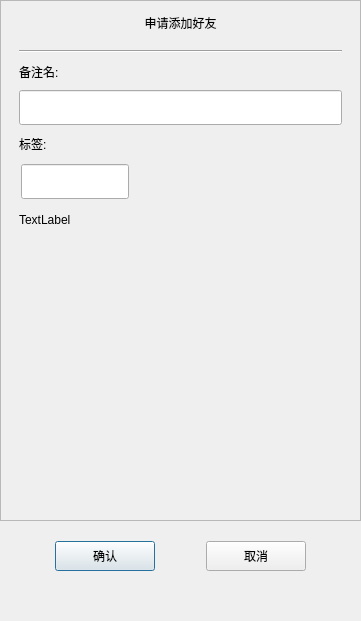
<?xml version="1.0" encoding="UTF-8"?>
<ui version="4.0">
 <class>AuthenFriend</class>
 <widget class="QDialog" name="AuthenFriend">
  <property name="geometry">
   <rect>
    <x>0</x>
    <y>0</y>
    <width>361</width>
    <height>621</height>
   </rect>
  </property>
  <property name="minimumSize">
   <size>
    <width>361</width>
    <height>621</height>
   </size>
  </property>
  <property name="maximumSize">
   <size>
    <width>361</width>
    <height>621</height>
   </size>
  </property>
  <property name="windowTitle">
   <string>Dialog</string>
  </property>
  <layout class="QVBoxLayout" name="verticalLayout">
   <property name="spacing">
    <number>0</number>
   </property>
   <property name="leftMargin">
    <number>0</number>
   </property>
   <property name="topMargin">
    <number>0</number>
   </property>
   <property name="rightMargin">
    <number>0</number>
   </property>
   <property name="bottomMargin">
    <number>0</number>
   </property>
   <item>
    <widget class="QScrollArea" name="scrollArea">
     <property name="minimumSize">
      <size>
       <width>0</width>
       <height>500</height>
      </size>
     </property>
     <property name="widgetResizable">
      <bool>true</bool>
     </property>
     <widget class="QWidget" name="scrollcontent">
      <property name="geometry">
       <rect>
        <x>0</x>
        <y>0</y>
        <width>359</width>
        <height>519</height>
       </rect>
      </property>
      <layout class="QVBoxLayout" name="verticalLayout_2">
       <item>
        <widget class="QLabel" name="apply_lb">
         <property name="minimumSize">
          <size>
           <width>0</width>
           <height>25</height>
          </size>
         </property>
         <property name="maximumSize">
          <size>
           <width>16777215</width>
           <height>25</height>
          </size>
         </property>
         <property name="text">
          <string>申请添加好友</string>
         </property>
         <property name="alignment">
          <set>Qt::AlignmentFlag::AlignCenter</set>
         </property>
        </widget>
       </item>
       <item>
        <widget class="QWidget" name="apply_wid" native="true">
         <layout class="QVBoxLayout" name="verticalLayout_3">
          <item>
           <widget class="Line" name="line">
            <property name="orientation">
             <enum>Qt::Orientation::Horizontal</enum>
            </property>
           </widget>
          </item>
          <item>
           <widget class="QLabel" name="label_2">
            <property name="minimumSize">
             <size>
              <width>0</width>
              <height>25</height>
             </size>
            </property>
            <property name="maximumSize">
             <size>
              <width>16777215</width>
              <height>25</height>
             </size>
            </property>
            <property name="text">
             <string>备注名:</string>
            </property>
           </widget>
          </item>
          <item>
           <widget class="CustomizeEdit" name="back_ed">
            <property name="minimumSize">
             <size>
              <width>0</width>
              <height>35</height>
             </size>
            </property>
            <property name="maximumSize">
             <size>
              <width>16777215</width>
              <height>35</height>
             </size>
            </property>
           </widget>
          </item>
          <item>
           <widget class="QLabel" name="label_3">
            <property name="minimumSize">
             <size>
              <width>0</width>
              <height>25</height>
             </size>
            </property>
            <property name="maximumSize">
             <size>
              <width>16777215</width>
              <height>25</height>
             </size>
            </property>
            <property name="text">
             <string>标签:</string>
            </property>
           </widget>
          </item>
          <item>
           <widget class="QWidget" name="lb_group_wid" native="true">
            <property name="minimumSize">
             <size>
              <width>0</width>
              <height>50</height>
             </size>
            </property>
            <layout class="QVBoxLayout" name="verticalLayout_4">
             <property name="spacing">
              <number>0</number>
             </property>
             <property name="leftMargin">
              <number>0</number>
             </property>
             <property name="topMargin">
              <number>0</number>
             </property>
             <property name="rightMargin">
              <number>0</number>
             </property>
             <property name="bottomMargin">
              <number>0</number>
             </property>
             <item>
              <widget class="QWidget" name="gridWidget" native="true">
               <property name="minimumSize">
                <size>
                 <width>0</width>
                 <height>40</height>
                </size>
               </property>
               <property name="maximumSize">
                <size>
                 <width>16777215</width>
                 <height>40</height>
                </size>
               </property>
               <widget class="CustomizeEdit" name="lb_ed">
                <property name="geometry">
                 <rect>
                  <x>2</x>
                  <y>2</y>
                  <width>108</width>
                  <height>35</height>
                 </rect>
                </property>
                <property name="maximumSize">
                 <size>
                  <width>16777215</width>
                  <height>35</height>
                 </size>
                </property>
               </widget>
              </widget>
             </item>
             <item>
              <widget class="QWidget" name="input_tip_wid" native="true">
               <property name="minimumSize">
                <size>
                 <width>0</width>
                 <height>35</height>
                </size>
               </property>
               <property name="maximumSize">
                <size>
                 <width>16777215</width>
                 <height>35</height>
                </size>
               </property>
               <layout class="QVBoxLayout" name="verticalLayout_5">
                <property name="spacing">
                 <number>0</number>
                </property>
                <property name="leftMargin">
                 <number>0</number>
                </property>
                <property name="topMargin">
                 <number>0</number>
                </property>
                <property name="rightMargin">
                 <number>0</number>
                </property>
                <property name="bottomMargin">
                 <number>0</number>
                </property>
                <item>
                 <widget class="ClickedOnceLabel" name="tip_lb">
                  <property name="text">
                   <string>TextLabel</string>
                  </property>
                 </widget>
                </item>
               </layout>
              </widget>
             </item>
            </layout>
           </widget>
          </item>
          <item>
           <widget class="QWidget" name="widget" native="true">
            <property name="minimumSize">
             <size>
              <width>0</width>
              <height>60</height>
             </size>
            </property>
            <layout class="QHBoxLayout" name="horizontalLayout_2">
             <property name="spacing">
              <number>7</number>
             </property>
             <property name="leftMargin">
              <number>0</number>
             </property>
             <property name="topMargin">
              <number>0</number>
             </property>
             <property name="rightMargin">
              <number>0</number>
             </property>
             <property name="bottomMargin">
              <number>0</number>
             </property>
             <item>
              <widget class="QWidget" name="lb_list" native="true">
               <property name="minimumSize">
                <size>
                 <width>287</width>
                 <height>50</height>
                </size>
               </property>
               <property name="maximumSize">
                <size>
                 <width>287</width>
                 <height>16777215</height>
                </size>
               </property>
              </widget>
             </item>
             <item>
              <widget class="QWidget" name="more_lb_wid" native="true">
               <layout class="QVBoxLayout" name="verticalLayout_6">
                <property name="spacing">
                 <number>0</number>
                </property>
                <property name="leftMargin">
                 <number>0</number>
                </property>
                <property name="rightMargin">
                 <number>0</number>
                </property>
                <property name="bottomMargin">
                 <number>0</number>
                </property>
                <item>
                 <spacer name="verticalSpacer_3">
                  <property name="orientation">
                   <enum>Qt::Orientation::Vertical</enum>
                  </property>
                  <property name="sizeHint" stdset="0">
                   <size>
                    <width>20</width>
                    <height>40</height>
                   </size>
                  </property>
                 </spacer>
                </item>
                <item>
                 <widget class="ClickedOnceLabel" name="more_lb">
                  <property name="minimumSize">
                   <size>
                    <width>25</width>
                    <height>25</height>
                   </size>
                  </property>
                  <property name="maximumSize">
                   <size>
                    <width>25</width>
                    <height>25</height>
                   </size>
                  </property>
                  <property name="text">
                   <string/>
                  </property>
                 </widget>
                </item>
                <item>
                 <spacer name="verticalSpacer_4">
                  <property name="orientation">
                   <enum>Qt::Orientation::Vertical</enum>
                  </property>
                  <property name="sizeHint" stdset="0">
                   <size>
                    <width>20</width>
                    <height>40</height>
                   </size>
                  </property>
                 </spacer>
                </item>
               </layout>
              </widget>
             </item>
            </layout>
           </widget>
          </item>
         </layout>
        </widget>
       </item>
      </layout>
     </widget>
    </widget>
   </item>
   <item>
    <spacer name="verticalSpacer">
     <property name="orientation">
      <enum>Qt::Orientation::Vertical</enum>
     </property>
     <property name="sizeType">
      <enum>QSizePolicy::Policy::Fixed</enum>
     </property>
     <property name="sizeHint" stdset="0">
      <size>
       <width>20</width>
       <height>10</height>
      </size>
     </property>
    </spacer>
   </item>
   <item>
    <widget class="QWidget" name="apply_sure_wid" native="true">
     <property name="minimumSize">
      <size>
       <width>0</width>
       <height>50</height>
      </size>
     </property>
     <layout class="QHBoxLayout" name="horizontalLayout">
      <item>
       <spacer name="horizontalSpacer">
        <property name="orientation">
         <enum>Qt::Orientation::Horizontal</enum>
        </property>
        <property name="sizeHint" stdset="0">
         <size>
          <width>40</width>
          <height>20</height>
         </size>
        </property>
       </spacer>
      </item>
      <item>
       <widget class="ClickedBtn" name="sure_btn">
        <property name="minimumSize">
         <size>
          <width>100</width>
          <height>30</height>
         </size>
        </property>
        <property name="text">
         <string>确认</string>
        </property>
       </widget>
      </item>
      <item>
       <spacer name="horizontalSpacer_3">
        <property name="orientation">
         <enum>Qt::Orientation::Horizontal</enum>
        </property>
        <property name="sizeHint" stdset="0">
         <size>
          <width>40</width>
          <height>20</height>
         </size>
        </property>
       </spacer>
      </item>
      <item>
       <widget class="ClickedBtn" name="cancel_btn">
        <property name="minimumSize">
         <size>
          <width>100</width>
          <height>30</height>
         </size>
        </property>
        <property name="text">
         <string>取消</string>
        </property>
       </widget>
      </item>
      <item>
       <spacer name="horizontalSpacer_2">
        <property name="orientation">
         <enum>Qt::Orientation::Horizontal</enum>
        </property>
        <property name="sizeHint" stdset="0">
         <size>
          <width>40</width>
          <height>20</height>
         </size>
        </property>
       </spacer>
      </item>
     </layout>
    </widget>
   </item>
   <item>
    <spacer name="verticalSpacer_2">
     <property name="orientation">
      <enum>Qt::Orientation::Vertical</enum>
     </property>
     <property name="sizeType">
      <enum>QSizePolicy::Policy::Fixed</enum>
     </property>
     <property name="sizeHint" stdset="0">
      <size>
       <width>20</width>
       <height>40</height>
      </size>
     </property>
    </spacer>
   </item>
  </layout>
 </widget>
 <customwidgets>
  <customwidget>
   <class>ClickedBtn</class>
   <extends>QPushButton</extends>
   <header location="global">clickedbtn.h</header>
  </customwidget>
  <customwidget>
   <class>CustomizeEdit</class>
   <extends>QLineEdit</extends>
   <header location="global">customizeedit.h</header>
  </customwidget>
  <customwidget>
   <class>ClickedOnceLabel</class>
   <extends>QLabel</extends>
   <header location="global">clickedoncelabel.h</header>
  </customwidget>
 </customwidgets>
 <resources/>
 <connections/>
</ui>
